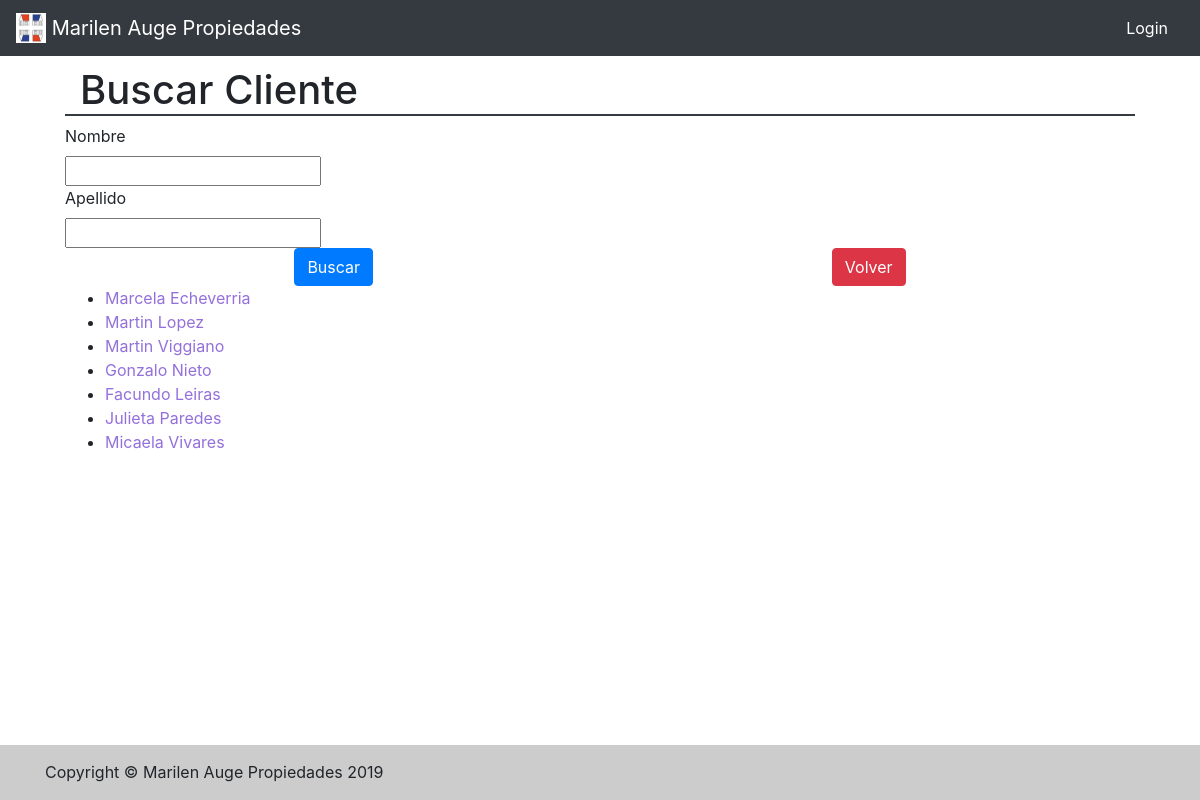
/buscar_cliente/, run on the app's committed database.
### main/models.py (models this page shows, shortened)
class Cliente(models.Model):
    nombre = models.CharField(max_length=30)
    apellido = models.CharField(max_length=30)
    busca_ambientes = models.PositiveIntegerField(null=True, blank=True, default=1)
    busca_precio = models.PositiveIntegerField(null=True, blank=True, default=1)
    busca_localidad = models.CharField(max_length=30, null=True, blank=True, default='San Miguel')
    class Meta:
        verbose_name_plural = "clientes"

### main/views.py (the view)
# urls.py: path('buscar_cliente/', BuscarClienteView.as_view(), name='resultados_cliente'),
class BuscarClienteView(ListView):
    model = Cliente
    template_name = 'main/resultados_cliente.html'
    def get_context_data(self, **kwargs):
        context = super().get_context_data(**kwargs)
        context['filter'] = FiltroCliente(self.request.GET, queryset=self.get_queryset())
        return context

### templates/main/resultados_cliente.html (shortened to what this page needs)
{% extends 'main/base.html' %}
{% load crispy_forms_tags %}
{% block breadcrumb %}  Buscar Cliente{% endblock %}
{% block content %}
<form method="GET">
{{  filter.form|crispy  }}
    <div class="d-flex justify-content-around">
        <button type="submit" class="btn btn-primary">Buscar</button>
        <a class="btn btn-danger" href="../buscar">Volver </a>
    </div>
</form>
<ul>
  {% for cliente in filter.qs %}
    <li>
    <a href="{%  url 'main:detalleCliente' cliente.id %}"> {{ cliente.nombre }}  {{ cliente.apellido }}</a>
    </li>
  {% endfor %}
</ul>
{% endblock %}

### static/css/app.css (style rules this page uses)
body { display: flex; flex-direction: column; min-height: 100vh; }
a { color:mediumpurple; }

### data on the page
Cliente: nombre "Marcela", apellido "Echeverria"
Cliente: nombre "Martin", apellido "Lopez"
Cliente: nombre "Martin", apellido "Viggiano"
Cliente: nombre "Gonzalo", apellido "Nieto"
Cliente: nombre "Facundo", apellido "Leiras"
Cliente: nombre "Julieta", apellido "Paredes"
Cliente: nombre "Micaela", apellido "Vivares"
